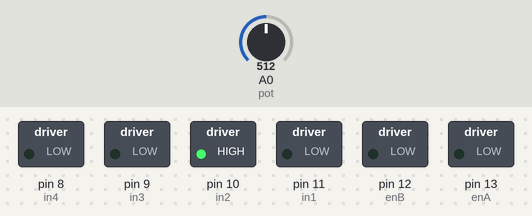
Recording of a sketch running on a simulated Arduino Uno, built with avr-gcc and run on an emulated ATmega328P. On the bench: switched loads named in the sketch (green lamp = pin HIGH). The test bench sets the inputs (shaded band); at power-on: A0 (pot) = 512.

Above: at 4.2 s.
4.3 s: A0 (pot) set to 527
At 5.5 s:
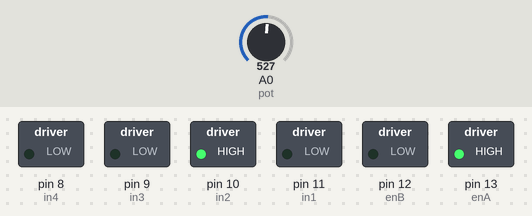
5.8 s: A0 (pot) set to 511
At 6.2 s:
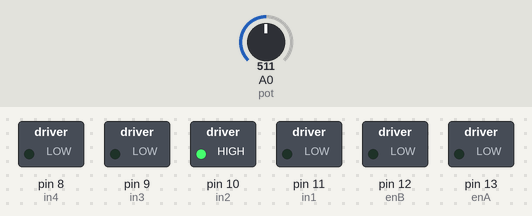
7.3 s: A0 (pot) set to 716
At 8.0 s:
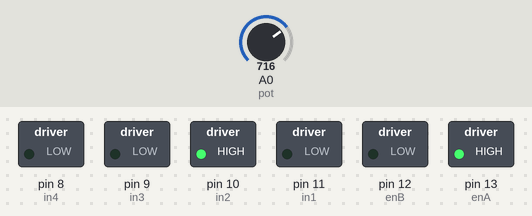
Timing chart, 0 to 10.3 s (numbered marks = the images above; inputs shaded):
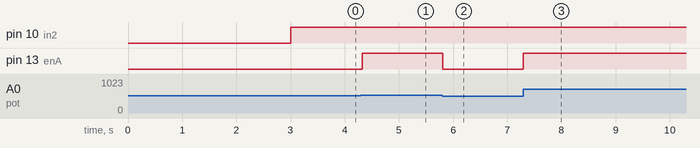

The sketch:

L298N_basicpratic_code.ino
```cpp
#define enA   13
#define enB   12
#define in1   11
#define in2   10
#define in3   9
#define in4   8
#define pot   A0
int potdeg=0;
void setup() {
  // put your setup code here, to run once:
  pinMode(enA,OUTPUT);
  pinMode(enB,OUTPUT);
  pinMode(in1,OUTPUT);
  pinMode(in2,OUTPUT);
  pinMode(in3,OUTPUT);
  pinMode(in4,OUTPUT);
  digitalWrite(enA, LOW);
  delay(3000);
}

void loop() {
  // put your main code here, to run repeatedly:
  potdeg = analogRead(pot);
  potdeg = map(potdeg,0,1023,0,255);
  analogWrite(enA, potdeg);
  digitalWrite(in1, LOW);
  digitalWrite(in2, HIGH);
  delay(40);

}
```

Measured:
- the behaviour switches between 513 and 514 on A0 (pot) (found by bisection; images 0 and 1)
- after the input at 4.3 s, pin 13 (enA): LOW → HIGH at once
- after the input at 5.8 s, pin 13 (enA): HIGH → LOW at once
- after the input at 7.3 s, pin 13 (enA): LOW → HIGH at once
